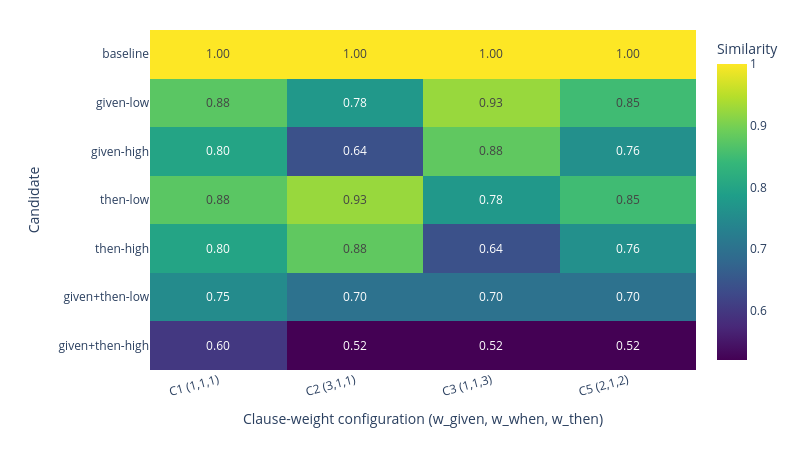

The notebook cell this image was saved under:
### Code cell
import plotly.express as px
import pandas as pd

df_plot = df_w.copy()

# 1) Mapeia nomes internos -> labels técnicos (RQ3.3)
label_map = {
    "cand_baseline":          "baseline",
    "cand_given_low":         "given-low",
    "cand_given_high":        "given-high",
    "cand_then_low":          "then-low",
    "cand_then_high":         "then-high",
    "cand_given_then_low":    "given+then-low",
    "cand_given_then_high":   "given+then-high",
    "cand_when_high":         "when-high",
}

df_plot["candidate_label"] = df_plot["candidate_name"].map(label_map).fillna(df_plot["candidate_name"])

# Ordem dos candidatos no eixo Y (pode ajustar se quiser outra ordem)
candidate_order = [
    "baseline",
    "given-low",
    "given-high",
    "then-low",
    "then-high",
    "given+then-low",
    "given+then-high",
    "when-high",
]
df_plot["candidate_label"] = pd.Categorical(
    df_plot["candidate_label"],
    categories=candidate_order,
    ordered=True
)

# 2) Cria rótulo da configuração de pesos de cláusula (w_given, w_when, w_then)
#    Mapeando para as 5 configs definidas na tabela (C1–C5)
config_map = {
    (1.0, 1.0, 1.0): "C1 (1,1,1)",
    (3.0, 1.0, 1.0): "C2 (3,1,1)",
    (1.0, 1.0, 3.0): "C3 (1,1,3)",
    (1.0, 3.0, 1.0): "C4 (1,3,1)",
    (2.0, 1.0, 2.0): "C5 (2,1,2)",
}

def label_clause_config(row):
    key = (row["w_given"], row["w_when"], row["w_then"])
    return config_map.get(
        key,
        f"({row['w_given']:.1g},{row['w_when']:.1g},{row['w_then']:.1g})"
    )

df_plot["clause_config"] = df_plot.apply(label_clause_config, axis=1)

# Ordem das configurações no eixo X
config_order = ["C1 (1,1,1)", "C2 (3,1,1)", "C3 (1,1,3)", "C4 (1,3,1)", "C5 (2,1,2)"]
df_plot["clause_config"] = pd.Categorical(
    df_plot["clause_config"],
    categories=config_order,
    ordered=True
)

# 3) pivot: linhas = candidato, colunas = configuração (pesos de cláusula)
heat_df = df_plot.pivot_table(
    index="candidate_label",
    columns="clause_config",
    values="similarity_result"
)

fig = px.imshow(
    heat_df,
    text_auto=".2f",
    aspect="auto",
    labels={
        "x": "Clause-weight configuration (w_given, w_when, w_then)",
        "y": "Candidate",
        "color": "Similarity"
    },
    color_continuous_scale="Viridis"
)

# Mantém a escala de cores consistente
fig.update_coloraxes(
    cmin=df_plot["similarity_result"].min(),
    cmax=df_plot["similarity_result"].max()
)

fig.update_layout(
    title=None,
    width=800,
    height=450,
    margin=dict(l=150, r=40, t=30, b=80),
    font=dict(size=12),
)

fig.update_xaxes(showgrid=False, tickangle=-15)
fig.update_yaxes(showgrid=False)

fig.show()

### Figure 1 — Plotly figure (JSON) as saved in the notebook; plotly's stock layout.template omitted (floating-point values rounded to 4 significant figures)
{"data": [{"coloraxis": "coloraxis", "hovertemplate": "Clause-weight configuration (w_given, w_when, w_then): %{x}<br>Candidate: %{y}<br>Similarity: %{z}<extra></extra>", "name": "0", "texttemplate": "%{z:.2f}", "type": "heatmap", "x": ["C1 (1,1,1)", "C2 (3,1,1)", "C3 (1,1,3)", "C5 (2,1,2)"], "xaxis": "x", "y": ["baseline", "given-low", "given-high", "then-low", "then-high", "given+then-low", "given+then-high"], "yaxis": "y", "z": [[1.0, 1.0, 1.0, 1.0], [0.875, 0.775, 0.925, 0.85], [0.8, 0.64, 0.88, 0.76], [0.875, 0.925, 0.775, 0.85], [0.8, 0.88, 0.64, 0.76], [0.75, 0.7, 0.7, 0.7], [0.6, 0.52, 0.52, 0.52]]}], "layout": {"coloraxis": {"cmax": 1, "cmin": 0.52, "colorbar": {"title": {"text": "Similarity"}}, "colorscale": [[0, "#440154"], [0.1111, "#482878"], [0.2222, "#3e4989"], [0.3333, "#31688e"], [0.4444, "#26828e"], [0.5556, "#1f9e89"], [0.6667, "#35b779"], [0.7778, "#6ece58"], [0.8889, "#b5de2b"], [1, "#fde725"]]}, "font": {"size": 12}, "height": 450, "margin": {"b": 80, "l": 150, "r": 40, "t": 30}, "title": {}, "width": 800, "xaxis": {"anchor": "y", "domain": [0, 1], "showgrid": false, "tickangle": -15, "title": {"text": "Clause-weight configuration (w_given, w_when, w_then)"}}, "yaxis": {"anchor": "x", "autorange": "reversed", "domain": [0, 1], "showgrid": false, "title": {"text": "Candidate"}}}}
